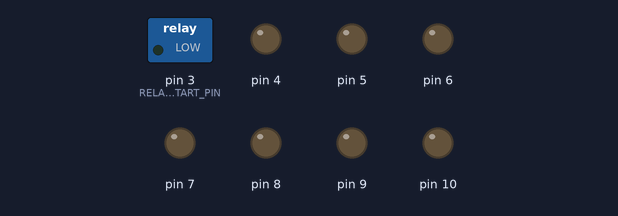
The sketch below on a simulated Arduino Uno, built with avr-gcc and run on an emulated ATmega328P. Shown: switched loads named in the sketch (green lamp = pin HIGH), output pins drawn as LEDs (lit = HIGH). What the sketch prints to the serial monitor is not drawn.

Above: at 0.1 s.
At 4.1 s:
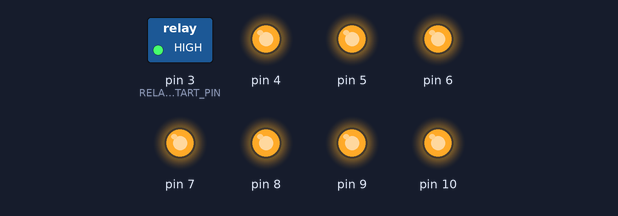
At 8.1 s:
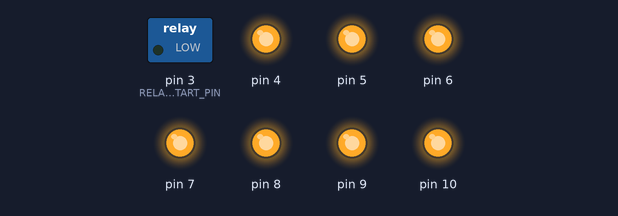
At 9.6 s:
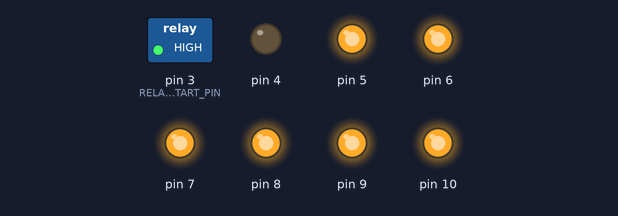
At 14.1 s:
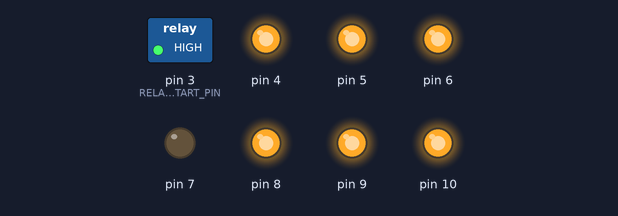
At 20.1 s:
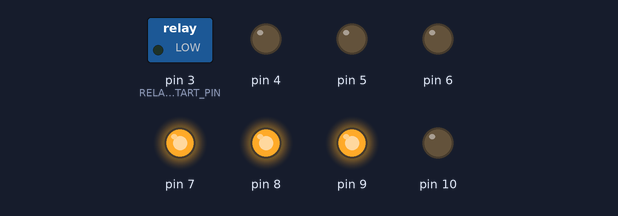
Timing chart, 0 to 21.6 s (numbered marks = the images above):
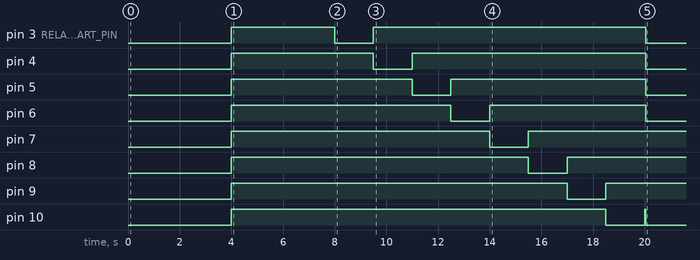

The sketch:

USBValveBridge.ino
```cpp
// (licence header left out)
/**
* Valve bridge for low temperature (LT) floor and wall heating system.
* Bridges the master controller to the valves. Uses USB serial to communicate with
* a proxy (raspberry pi) who connects with the master controller (iot-monitor) via http.
*/

#define test_relays // remove the NO to test the relays

const byte RELAY_START_PIN = 3;
const byte MAX_VALVES = 16;

struct ValveProperties {
  char deviceId[20];
  byte valveCount;
  byte defaultControlStatus[MAX_VALVES];
};

boolean received = false;

unsigned long lastPostTime;
long lastSuccessTime;
const long POSTING_INTERVAL = 30000;
const long SUCCESS_THRESHOLD = 5*POSTING_INTERVAL;
boolean receiveBuffer[MAX_VALVES + 5];
boolean relay[MAX_VALVES];
byte bufferPosition;

ValveProperties prop = {"kasteel_zolder", 8, {1, 1, 1, 1, 0, 0, 0, 1}};

void setup(void) {
  Serial.begin(9600);
  setupValveRelayPins();

#ifdef test_relays
  valveTest();
#endif
  defaults();
  setValves();
  Serial.println(F("log:started"));
}

void loop(void) {
  if (millis() > lastPostTime + POSTING_INTERVAL) {
    request();
  }
  if (millis() > lastSuccessTime + SUCCESS_THRESHOLD) {
    lastSuccessTime = millis();
    defaults();
    Serial.println(F("log: ERROR connection lost"));
  }
  if (millis() < lastPostTime) {
    lastPostTime = 0;
  }
  if (millis() < lastSuccessTime) {
    lastSuccessTime = 0;
  }

  receive();

  if (received) {
    for (byte s = 0; s <= prop.valveCount; s++) {
      if (relay[s] != receiveBuffer[s]) {
        Serial.print(F("log:Changing relay "));
        Serial.println(s+1);
        relay[s] = receiveBuffer[s];
      }
    }

    setValves();
    received = false;
    lastSuccessTime = millis();
  }
}

void receive() {
  while (Serial.available()) {
    char c = Serial.read();
    if (c == 'E') {
      received = true;
    } else {
      receiveBuffer[bufferPosition] = (c == '1');
      bufferPosition++;
    }
  }
}

void request() {
  bufferPosition = 0;
  for (byte b = 0; b < sizeof(receiveBuffer); b++) {
    receiveBuffer[b] = false;
  }

  Serial.print(prop.deviceId);
  char comma[] = ":";
  int checksum = 0;
  for (byte i = 0; i < prop.valveCount; i++) {
    Serial.print(comma);
    int state = !digitalRead(findRelayPin(i));
    checksum += state;
    Serial.print(state);
  }
  Serial.print(comma);
  Serial.println(checksum);
  lastPostTime = millis();
}

void defaults() {
  for (byte s = 0; s <= prop.valveCount; s++) {
    if (relay[s] != prop.defaultControlStatus[s]) {
      Serial.print(F("log:Changing relay "));
      Serial.println(s+1);
      relay[s] = prop.defaultControlStatus[s];
    }
  }
}

void setValves() {
  byte c = 0;
  for (byte i = 0; i < prop.valveCount; i++) {
    if (digitalRead(findRelayPin(i)) == relay[i]) {
      digitalWrite(findRelayPin(i), !relay[i]);
      c++;
    }
  }
  if (c > 0) {
    Serial.print(F("log: changed "));
    Serial.print(c);
    Serial.println(F(" valves"));
  }
}

/**
* Maps relay pins with loop number.
* It turns out to be a pretty straight forward functions because the analog pins
* simply extend the digital pin numbering. In the beginning and the end a few pins
* are reserved for other functions.
*/
uint8_t findRelayPin(uint8_t sensorNumber) {
  return sensorNumber + RELAY_START_PIN;
}

// ######################################## SETUP
void setupValveRelayPins() {
  for (uint8_t i = 0; i < prop.valveCount; i++) {
    // There are   14 digital pins, where 0 and 1 are reserved and 2 is used for oneWire
    // The analog pins are available except A4 and A5 for I2C communications
    pinMode(findRelayPin(i), OUTPUT);
  }
}
// ######################################## /SETUP


#ifdef test_relays
void valveTest() {
  Serial.print(F("Testing valve on"));
  for (byte i = 0; i < prop.valveCount; i++) {
    digitalWrite(findRelayPin(i), false);
  }
  delay(4000);
  Serial.print(F("Testing valve off"));
  for (byte i = 0; i < prop.valveCount; i++) {
    digitalWrite(findRelayPin(i), true);
  }
  delay(4000);

  for (byte i = 0; i < prop.valveCount; i++) {
    Serial.print(F("Testing valve "));
    Serial.println(i);
    digitalWrite(findRelayPin(i), false);
    delay(1500);
    digitalWrite(findRelayPin(i), true);
  }
}
#endif
```
